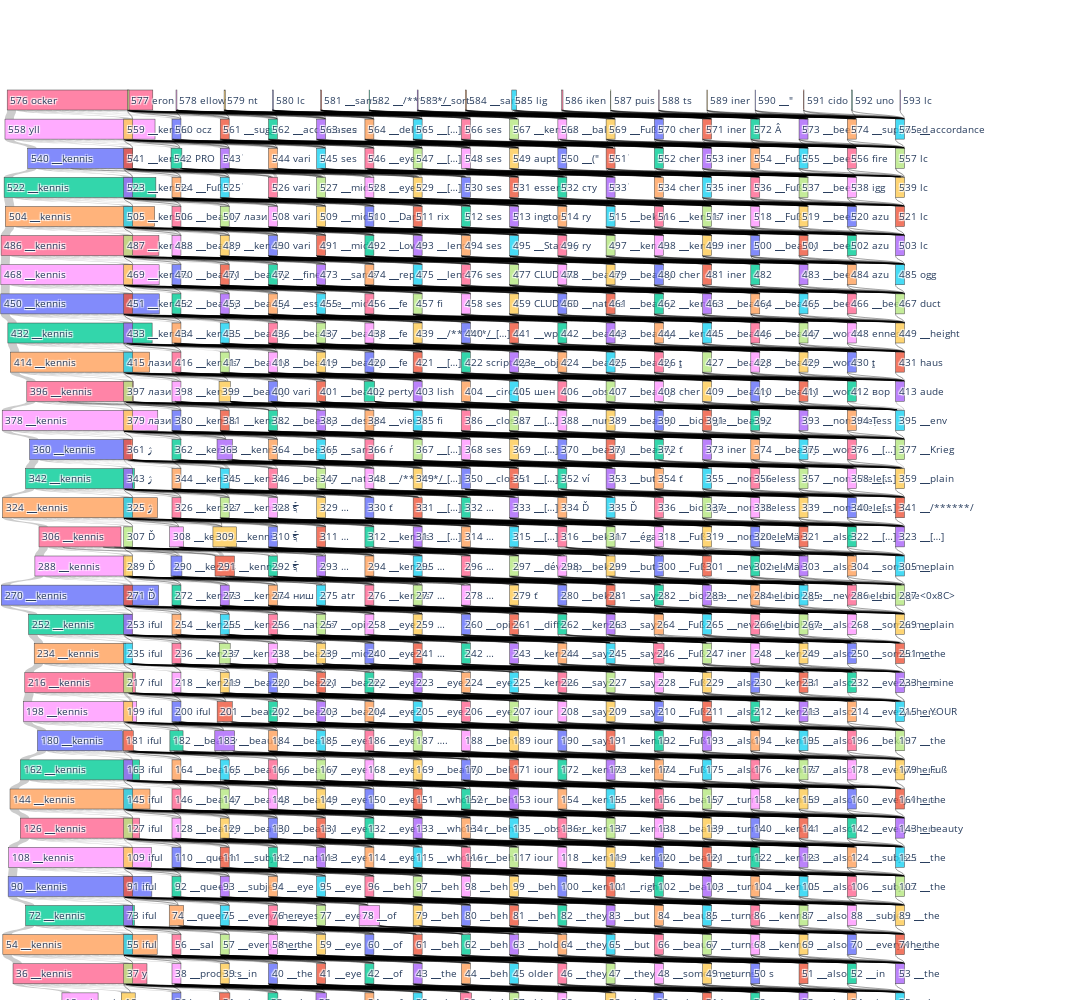

Notebook code cell kept with this figure:
### Code cell
n_tok = len(dfs["output"].columns)

attentions = compute_batch_complete_padded_attentions(generated_output, range(0, 32))

# for key, df in dfs.items():        
nodexs = []
nodeys = []
labels = []
# Cycle through every layer of the model, gathering all blocks as nodes
for idx, row in dfs["output"].iterrows():
    # Generate coordinates for nodes
    xs = [i for i in range(len(row))]
    ys = [idx] * len(row)

    nodexs.append(xs)
    nodeys.append(ys)

    for x, y in zip(xs, ys):
        labels.append(row.iloc[x])

s = np.repeat([i for i in range(0, len(labels) - n_tok)], n_tok).astype(int).tolist()
t = np.array([[j for j in range(i, i + n_tok)] * n_tok for i in range(n_tok, len(labels), n_tok)]).flatten().astype(int).tolist()
v = np.array([[attentions[-1][i][j][::-1] for j in range(0, n_tok)][::-1] for i in reversed(range(0, 32))]).flatten()[::-1].astype(float).tolist()
s = [el_s for el_s, el_v in zip(s, v) if el_v > 0]
t = [el_t for el_t, el_v in zip(t, v) if el_v > 0]
v = [el_v for el_v in v if el_v > 0]

#nodexs = np.array(nodexs).flatten() 
#nodexs = (nodexs / nodexs.max()) * 0.1 + 0.0000001
#nodeys = np.array(nodeys).flatten()
#nodeys = (nodeys / nodeys.max()) * 3 + 0.0000001

# Vertical
#fig = go.Figure(go.Sankey(
#    orientation = "v",
#    arrangement='fixed',
#    valueformat=".5r",
#    node=dict(
#        align="left",
#        label=[f"{i} {l}" for i,l in enumerate(labels)],
#        y=nodexs,
#        x=nodeys[::-1],
#        pad=50
#    ),
#    link=dict(
#       source=s,
#       target=t,
#       value=v
#    )
#))
#fig.update_layout(font_size=10, width=1000, height=2700)

y_offset = 0

nodexs = np.array(nodexs).flatten() 
nodexs = (nodexs / nodexs.max()) + 0.0000001
nodeys = np.array(nodeys).flatten()
nodeys = (nodeys / nodeys.max() - y_offset) + 0.0000001

if multirep:
    multirefs = labels
    labels = [l[0] for l in labels]
    labels = [f"{i} {l}" for i,l in enumerate(labels)]

fig = go.Figure(go.Sankey(
    orientation = "h",
    arrangement="fixed",
    valueformat=".5r",
    node=dict(
        customdata=multirefs,
        hovertemplate='%{customdata} - Value: %{value}<extra></extra>',
        align="left",
        label=labels,
        y=nodexs,
        x=nodeys,
        pad=80
    ),
    link=dict(
       source=t,
       target=s,
       value=v
    )
))
fig.update_layout(font_size=10, width=4000, height=1000)

fig.show()

### Figure 1 — Plotly figure (JSON) as saved in the notebook; plotly's stock layout.template omitted (floating-point values rounded to 4 significant figures; data arrays with more than 128 entries replaced by an {"elided": "..."} marker saying what was removed)
{"data": [{"arrangement": "fixed", "link": {"source": {"elided": "5472 int values"}, "target": {"elided": "5472 int values"}, "value": {"elided": "5472 float values"}}, "node": {"align": "left", "customdata": {"elided": "594 rows, 1607 str values in total"}, "hovertemplate": "%{customdata} - Value: %{value}<extra></extra>", "label": {"elided": "594 str values"}, "pad": 80, "x": {"elided": "594 float values"}, "y": {"elided": "594 float values"}}, "orientation": "v", "type": "sankey", "valueformat": ".5r"}], "layout": {"font": {"size": 10}, "height": 1000, "width": 4000}}
